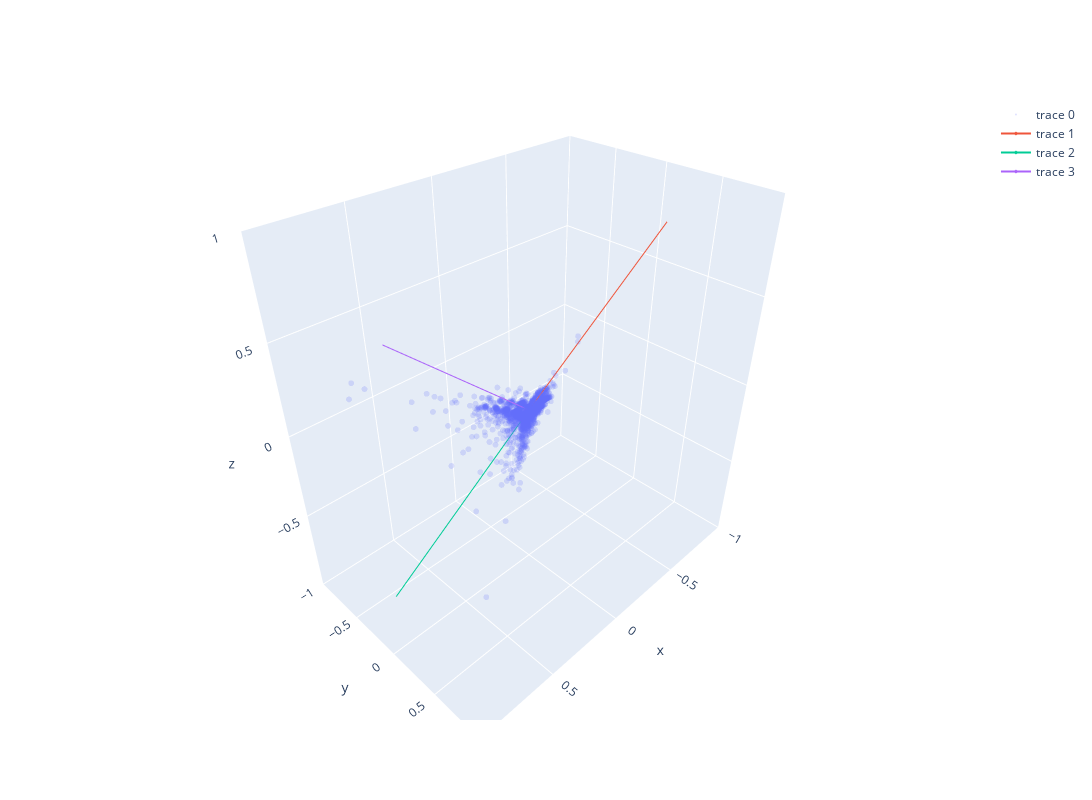

Notebook code cell kept with this figure:
### Markdown cell above
In the next cell, you are asked to perform a 3 components PCA and plot it using Plotly.
<div class="alert alert-danger">
 Note: On certain versions of Firefox, the 3D scatter function of plotly may have some issues.
</div>

### Code cell
"""
CELL N°2.2.2 : Principal Component Analysis (3D)

@pre:  A pandas.DataFrame `X` containing the dataset and labels `y`
@post: A PCA visualization in 3D where points are colored with respect to true labels `y`
"""
import plotly.graph_objs as go

def PCA_3comp_visu(X):

    pca = PCA(n_components=3) # create the scikit-learn estimator, here the PCA with 3 PCs
    X = pca.fit_transform(X) # fit the data, i.e., actually run the estimation of PCs and loadings from dataset X
    X_normalized = X / (X.max(axis=0) - X.min(axis=0))
    X = pd.DataFrame(data=X_normalized, columns=["PC1", "PC2", "PC3"])

    # plot data
    scat3d_tr = go.Scatter3d(x=X["PC1"], y=X["PC2"], z=X["PC3"], ids=y, mode='markers', marker=dict(size=2, opacity=0.2))

    fig2 = go.FigureWidget(data=[scat3d_tr])

    for length, vector in zip(pca.explained_variance_, pca.components_):
        v = vector * 3 * np.sqrt(length)
        vec = np.vstack((pca.mean_, pca.mean_ + v)) 
        fig2.add_trace(go.Scatter3d(x=vec[:,0], y=vec[:,1], z=vec[:,2], marker=dict(symbol='diamond', size=3)))

    fig2.update_layout(
        scene = dict(
            xaxis = dict(nticks=10, range=[-1,1]),
            yaxis = dict(nticks=10, range=[-1,1]),
            zaxis = dict(nticks=10, range=[-1,1]),
            aspectmode = 'data'
        ),
        width=1200, height=800,
        showlegend = True)

    fig2.show()

PCA_3comp_visu(X)

### Figure 1 — Plotly figure (JSON) as saved in the notebook; plotly's stock layout.template omitted (floating-point values rounded to 4 significant figures; data arrays with more than 128 entries replaced by an {"elided": "..."} marker saying what was removed)
{"data": [{"ids": {"elided": "5388 int values"}, "marker": {"opacity": 0.2, "size": 2}, "mode": "markers", "type": "scatter3d", "uid": "6162e5d1-ea6c-46bb-8b7a-d48db6645459", "x": {"elided": "5388 float values"}, "y": {"elided": "5388 float values"}, "z": {"elided": "5388 float values"}}, {"marker": {"size": 3, "symbol": "diamond"}, "type": "scatter3d", "uid": "fea7e20f-3e74-4175-9838-739af192b0c2", "x": [-7.253e-17, -0.5568], "y": [-3.956e-17, 1.301], "z": [-1.583e-17, 1.742]}, {"marker": {"size": 3, "symbol": "diamond"}, "type": "scatter3d", "uid": "fd0a9af7-8742-4fff-8252-eaaeab2c5f52", "x": [-7.253e-17, 2.009], "y": [-3.956e-17, 0.3421], "z": [-1.583e-17, -0.9839]}, {"marker": {"size": 3, "symbol": "diamond"}, "type": "scatter3d", "uid": "ff7d9d02-def2-40be-be2e-f682ff489575", "x": [-7.253e-17, 1.317], "y": [-3.956e-17, 0.5467], "z": [-1.583e-17, 1.137]}], "layout": {"height": 800, "scene": {"aspectmode": "data", "xaxis": {"nticks": 10, "range": [-1, 1]}, "yaxis": {"nticks": 10, "range": [-1, 1]}, "zaxis": {"nticks": 10, "range": [-1, 1]}}, "showlegend": true, "width": 1200}}
